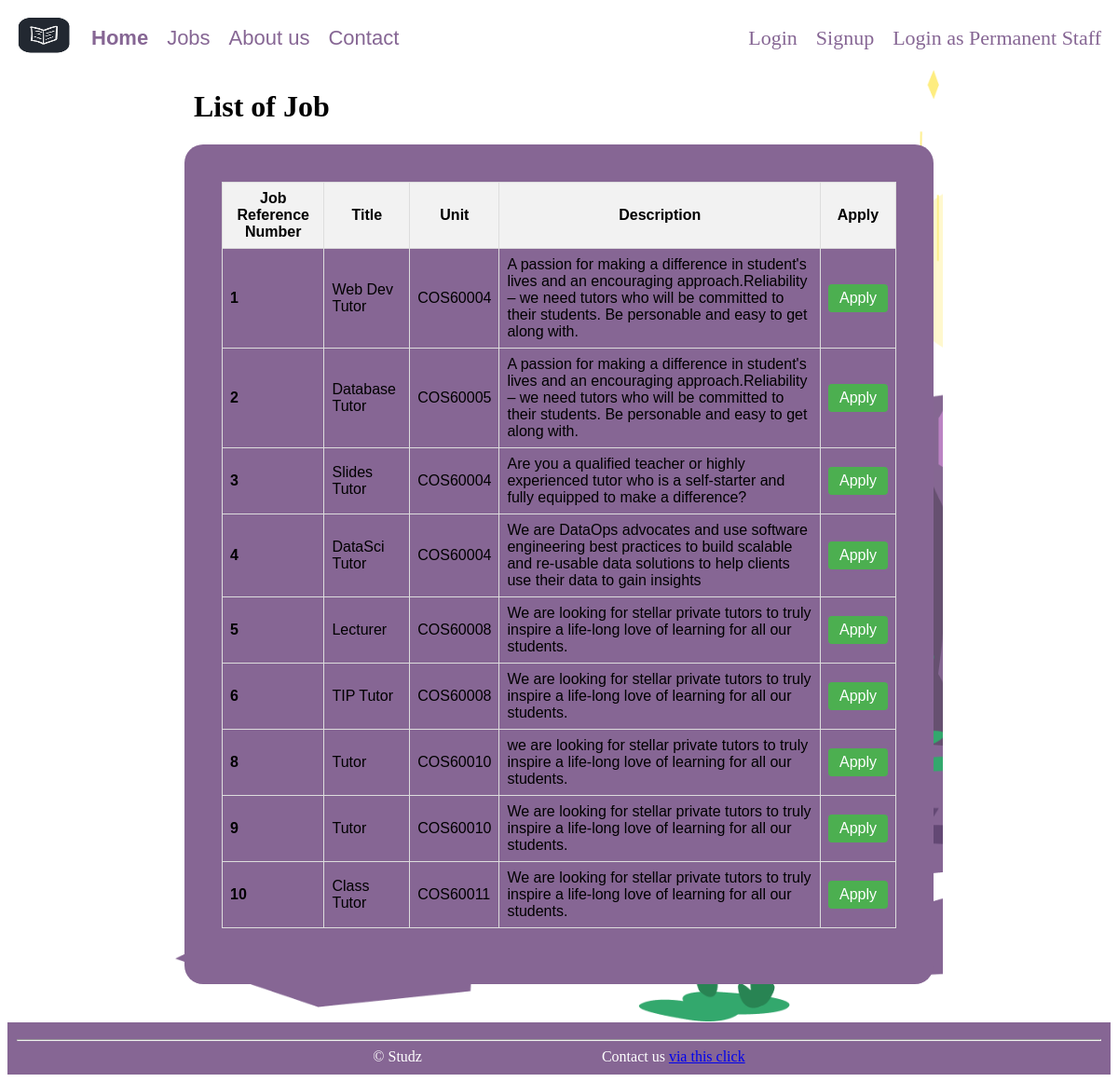
/jobs.php, run on the app's committed database.
### tables this page shows
CREATE TABLE `job` (
  `jobId` int(11) NOT NULL,
  `unit` varchar(30) NOT NULL,
  `description` varchar(255) DEFAULT NULL,
  `title` varchar(255) NOT NULL
);

### jobs.php (the view, shortened to what this page needs)
<!DOCTYPE html>
<html lang="en">
<head>
    <link href="style/style.css" rel="stylesheet" />
</head>
<body>
  <div class="container">
    <div class="navbar">
        <a href="index.php">
            <img src="images/icon.png" alt="Icon" class="navbar-logo">
        </a>
        <?php
            if (!isset($_SESSION["username"])) {
              echo"<a href='index.php'><strong>Home</strong></a>";
              echo"<a href='jobs.php'>Jobs</a>";
              echo"<a href='about.php'>About us</a>";
              echo"<a href='contact.php'>Contact</a>";
              echo"<div class='navbar-right'>";
              echo"  <a href='loginAsMember.php'>Login</a>";
              echo"<a href='register.php'>Signup</a>";
              echo"<a href='loginAsPermanent.php'>Login as Permanent Staff</a>";
              echo"</div>";
            }
        ?>
    </div>
    <div class="card-container">
      <h1 class="title">List of Job</h1>
      <section class="card-container-inner">
        <?php
          require_once("settings.php");
          $connection = @mysqli_connect($host, $user, $pwd, $sql_db) or die("<p>Database connection failure.</p>");
          function returnTable($result) {
            echo "<table id='job_table'>\n";
            echo "<thead>\n"
                . "<tr>\n"
                . "<th>Job Reference Number</th>\n"
                . "<th>Title</th>\n"
                . "<th>Unit</th>\n"
                . "<th>Description</th>\n"
                . "<th>Apply</th>\n"
                . "</tr>\n"
                . "</thead>\n";
            echo "<tbody>\n";
            while ($row = mysqli_fetch_assoc($result)) {
                $jobId = $row["jobId"];
                echo "<tr>\n"
                    . "<td id='reference_number_$jobId'>" . $jobId . "</td>\n"
                    . "<td>" . $row["title"] . "</td>\n"
                    . "<td>" . $row["unit"] . "</td>\n"
                    . "<td>" . $row["description"] . "</td>\n"
                    . "<td> <a class='apply_button' onclick='storeData(" . $jobId . ")'> Apply </a> </td>\n"
                    . "<script>\n"
                    . "function storeData(data) {\n"
                    . "localStorage.setItem('nameData', data);\n"
                    . "alert('Data stored successfully!');\n"
                    . "window.location.href= 'apply.php';\n"
                    . "}\n"
                . "</script>\n";
            }
            echo "</tbody>\n";
            echo "</table>\n";
          }
          $query = "SELECT * FROM `job`";
          $result = mysqli_query($connection, $query);
          if (!$result || mysqli_num_rows($result) === 0) {
            echo "<p>There are no job applications under this name yet.</p>";
          }
          else {
            returnTable($result);
          }
        ?>
      </section>
    </div>
    <div class="footer">
          <hr>
          <span>
              &copy;
              Studz
          </span>
          <span style="padding-left: 5cm;">
              Contact us
              <a href="mailto:104479251@student.swin.edu.au">via this click</a>
          </span>
    </div>
  </div>
</body>

### style/style.css (style rules this page uses)
.navbar { background-color: white; overflow: hidden; display: flex; align-items: center; padding: 0px; border:0px; font-size: 22px; font-family: Arial, Helvetica, sans-serif; }
.navbar-logo { width: 60px; height: 40px; }
.navbar a { color: #333; text-decoration: none; padding:10px; color: rgb(134, 102, 148); }
.navbar-right { margin-left: auto; font-family: 'Times New Roman', Times, serif ; }
.footer { padding: 10px; color: white; background-color: rgb(134, 102, 148); text-align: center; }
.card-container { display: flex; flex-wrap: wrap; justify-content: space-between; flex-direction: column; background-image: url(./images/123.png); background-size: cover; border-radius: 10px; margin: 1px 180px 1px 180px; }
.card-container-inner { background-color: rgb(134, 102, 148); padding: 40px; border-radius: 20px; margin-bottom: 40px; margin-right: 10px; margin-left: 10px; flex: 1 1 0px; font-family: "Raleway", sans-serif; }
.title { margin-left: 20px; }
#job_table { width: 100%; border-collapse: collapse; margin-bottom: 20px; }
#job_table th, #job_table td { border: 1px solid #ddd; padding: 8px; }
#job_table th { background-color: #f2f2f2; }
#job_table td:first-child { font-weight: bold; }
.apply_button { display: inline-block; padding: 6px 12px; background-color: #4CAF50; color: white; text-decoration: none; border-radius: 4px; }

### data on the page
job: jobId "1", title "Web Dev Tutor", unit "COS60004", description "A passion for making a difference in student's lives and an encouraging approach.Reliability – we need tutors who will be committed to their students. Be personable and easy to get along with."
job: jobId "2", title "Database Tutor", unit "COS60005", description "A passion for making a difference in student's lives and an encouraging approach.Reliability – we need tutors who will be committed to their students. Be personable and easy to get along with."
job: jobId "3", title "Slides Tutor", unit "COS60004", description "Are you a qualified teacher or highly experienced tutor who is a self-starter and fully equipped to make a difference?"
job: jobId "4", title "DataSci Tutor", unit "COS60004", description "We are DataOps advocates and use software engineering best practices to build scalable and re-usable data solutions to help clients use their data to gain insights"
job: jobId "5", title "Lecturer", unit "COS60008", description "We are looking for stellar private tutors to truly inspire a life-long love of learning for all our students."
job: jobId "6", title "TIP Tutor", unit "COS60008", description "We are looking for stellar private tutors to truly inspire a life-long love of learning for all our students."
job: jobId "8", title "Tutor", unit "COS60010", description "we are looking for stellar private tutors to truly inspire a life-long love of learning for all our students."
job: jobId "9", title "Tutor", unit "COS60010", description "We are looking for stellar private tutors to truly inspire a life-long love of learning for all our students."
job: jobId "10", title "Class Tutor", unit "COS60011", description "We are looking for stellar private tutors to truly inspire a life-long love of learning for all our students."
